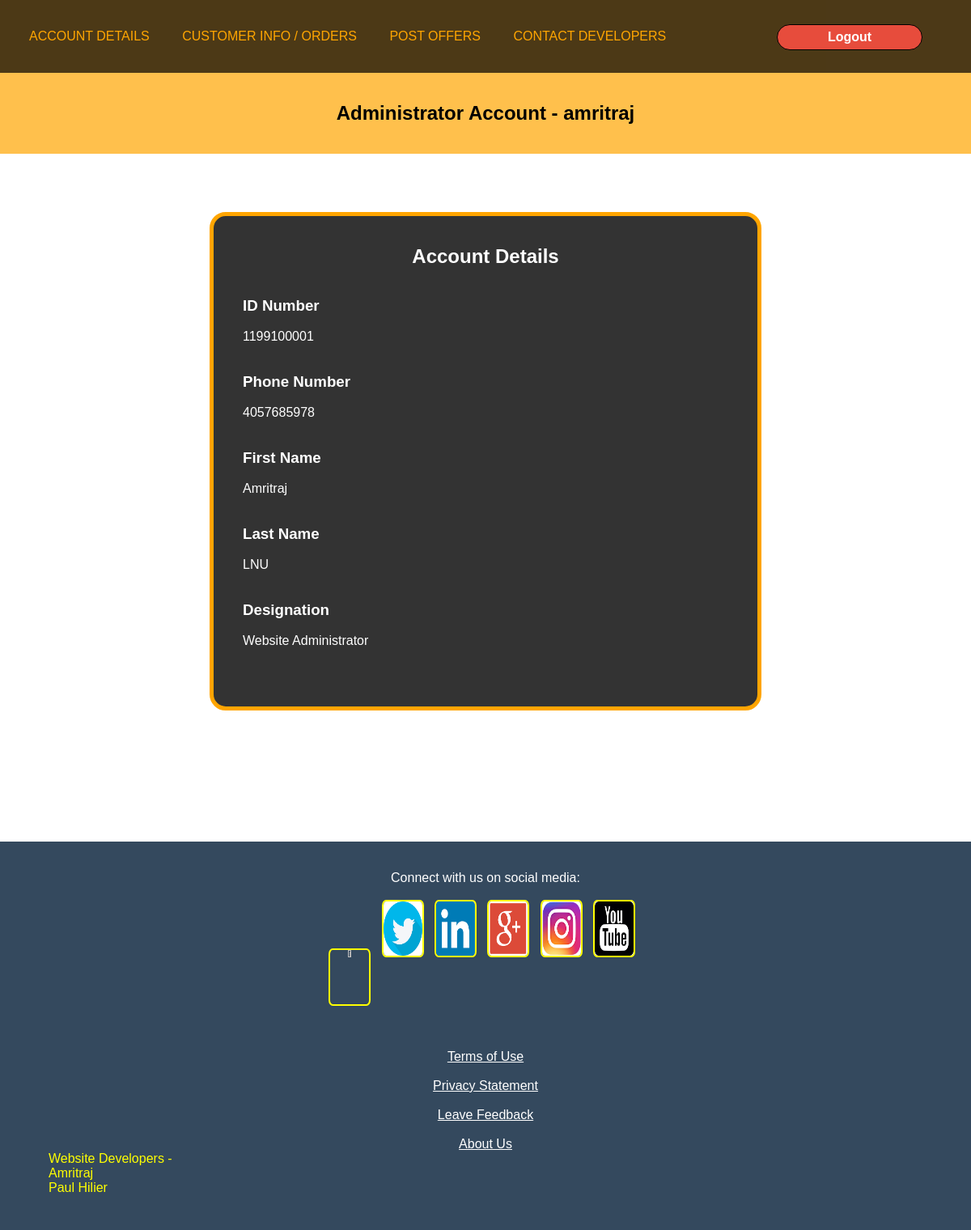
The app's page /source/php/adminAcc.php (signed in) with its own data.
### tables this page shows
CREATE TABLE IF NOT EXISTS `admintable` (
  `idNumber` int(10) NOT NULL,
  `aUsername` varchar(20) NOT NULL,
  `aPassword` varchar(150) NOT NULL,
  `phNumber` bigint(10) NOT NULL,
  `fName` varchar(32) NOT NULL,
  `lName` varchar(32) NOT NULL,
  `designation` varchar(30) NOT NULL,
  PRIMARY KEY (`idNumber`),
  UNIQUE KEY `idNumber` (`idNumber`)
);

### source/php/adminAcc.php (the view, shortened to what this page needs)
<?php
	require '../dbconfig/config.php';
?>
<html>
	<head>
		<link href="../css/style.css" rel="stylesheet" text="text/css" />
	</head>
	<body>
		<nav>
			<a href="#">ACCOUNT DETAILS</a>
			<a href="adminCustInfo.php">CUSTOMER INFO / ORDERS</a>
			<a href="adminPostOffers.php">POST OFFERS</a>
			<a href="contactDevs.php">CONTACT DEVELOPERS</a>
			<a href = "#"><form class = "myCartForm" method = "post" action = "menuLogin.php" >
				<input name = "logout" type = "submit" class = "logoutButton" value="Logout" method="post" /></form></a>
		</nav>
		<div class = "adminHello">
			<br><br><br><br><br><br><br>
			<center><h2>Administrator Account - <?php echo $_SESSION['aUsername']; ?></h2></center>
			<br><br>
		</div><br><br><br><br>
		<div class = "adminHome">
			<?php
				$username = $_SESSION['aUsername'];
				$attribute = array('ID Number','Phone Number','First Name','Last Name','Designation');
				$qry = "SELECT idNumber, phNumber, fName, lName, designation FROM adminTable WHERE aUsername = '$username'";
				$qry_run = mysqli_query($connect,$qry);
				if($qry_run && mysqli_num_rows($qry_run) == 1)
				{
					echo '<h2><center>Account Details</center></h2><br><br>';
					while($row = mysqli_fetch_row($qry_run))
					{
						echo '<h3>';
						echo $attribute[0];
						echo '</h3><br>';
						echo $row[0];
						echo '<br><br><br>';
						echo '<h3>';
						echo $attribute[1];
						echo '</h3><br>';
						echo $row[1];
						echo '<br><br><br>';
						echo '<h3>';
						echo $attribute[2];
						echo '</h3><br>';
						echo $row[2];
						echo '<br><br><br>';
						echo '<h3>';
						echo $attribute[3];
						echo '</h3><br>';
						echo $row[3];
						echo '<br><br><br>';
						echo '<h3>';
						echo $attribute[4];
						echo '</h3><br>';
						echo $row[4];
						echo '<br><br><br>';
					}
				}
			?>
		</div>
		<br><br><br><br><br><br><br><br><br>
		<div class = "bottomPage">
			<br><br><center>
			<p class = "imageHead">Connect with us on social media:</p><br>
			<a href = "#"><img src = "../resources/social/facebook.jpg" class = "social" /></a> &nbsp;
			<a href = "#"><img src = "../resources/social/twitter.png" class = "social" /></a> &nbsp;
			<a href = "#"><img src = "../resources/social/linkedin.png" class = "social" /></a> &nbsp;
			<a href = "#"><img src = "../resources/social/googleplus.png" class = "social" /></a> &nbsp;
			<a href = "#"><img src = "../resources/social/instagram.jpg" class = "social" /></a> &nbsp;
			<a href = "#"><img src = "../resources/social/youtube.jpg" class = "social" /></a> &nbsp;
			<br><br><br><br>
			<p class = "imageHead"><a class = "terms" href = "#">Terms of Use</a><br><br><a class = "terms" href = "#">Privacy Statement</a><br><br><a class = "terms" href = "#">Leave Feedback</a><br><br><a class = "terms" href = "#">About Us</a></p>
			</center>
			<div class = "devs">
			<p class = "devsPara"> Website Developers - <BR>Amritraj<br>Paul Hilier</p>
			</div>
		</div>
	</body>
</html>

### source/css/style.css (style rules this page uses)
* { margin : 0; }
nav { position : fixed; width : 100%; height : 90px; background-color : rgba(0,0,0,0.7); z-index : 99; font-size : 100%; }
nav a { text-decoration: none; margin-left : 3%; color : orange; line-height : 90px; font-size : 100%; }
.social { width : 4%; height : 14%; border : 2px solid yellow; border-radius : 10%; }
.terms { color : white; }
.imageHead { color : white; }
.devs { margin-left : 5%; }
.devsPara { color : yellow; }
body { font-family : "helvetica" ; font-size : 100%; animation : fader 15s cubic-bezier(0.8,0,0,0.8) infinite; }
.bottomPage { width : 100%; height : 60%; background : #34495e; }
.logoutButton { margin-top : -60px; position : fixed; margin-left : 80%; background-color : #e74c3c; color : white; width : 15%; text-align : center; font-size : 100%; font-weight : bold; padding-bottom : 0.5%; padding-top : 0.5%; border-radius : 20px; border : 1px solid black; }
.adminHello { width : 100%; background-color : rgba(255,165,0,0.7); margin : 0 auto; }
.adminHome { width :50%; margin : 0 auto; border : 5px solid orange; border-radius : 20px; background-color : rgba(0,0,0,0.8); color : white; padding : 3%; }

### records on screen
admintable: idNumber "1199100001", phNumber "4057685978", fName "Amritraj", lName "LNU", designation "Website Administrator"

### other values on screen
$_SESSION['aUsername'] "amritraj"
